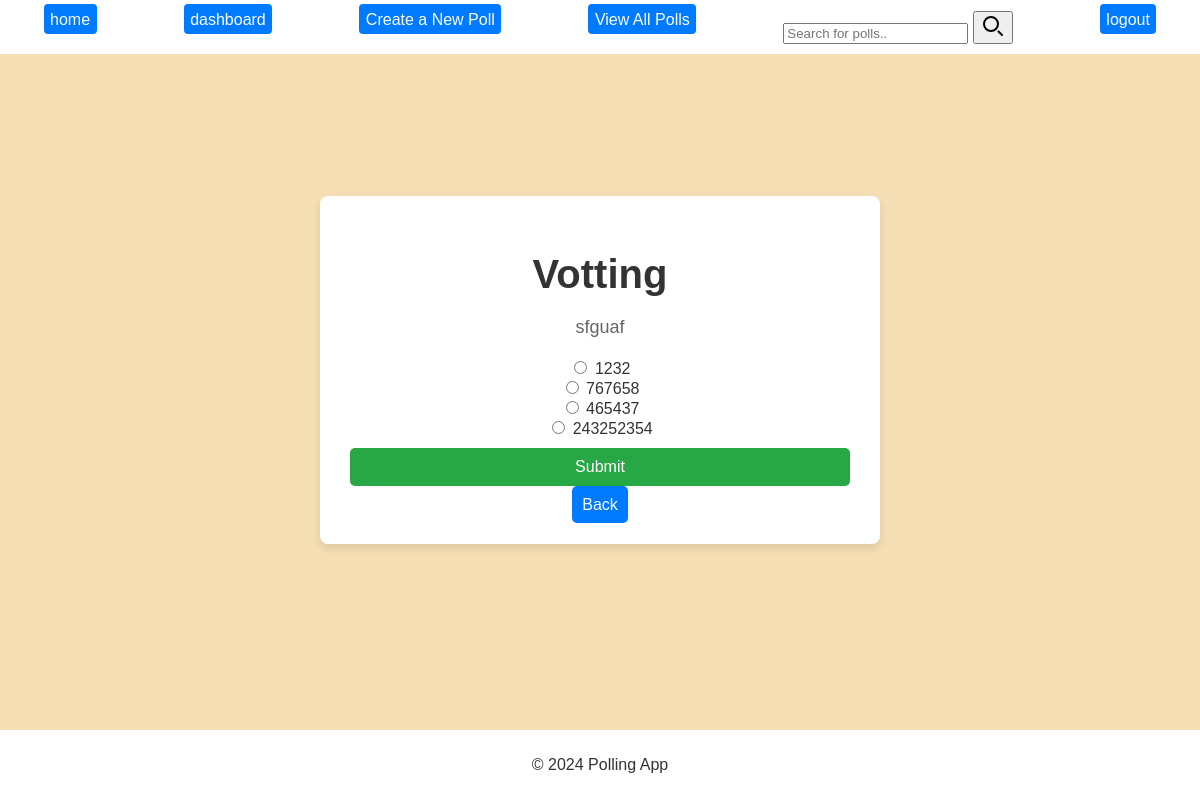
/votting/1 (signed in), run on the app's committed database.
### main.py (models this page shows, shortened)
class Question(db.Model):
    id = db.Column(db.Integer, primary_key=True)
    text = db.Column(db.String(1000), nullable=False)
    creator_id = db.Column(db.Integer, db.ForeignKey('user.id') )
    time_created = db.Column(db.DateTime(timezone=True), server_default=func.now())
    time_updated = db.Column(db.DateTime(timezone=True), onupdate=func.now())

class Option(db.Model):
    id = db.Column(db.Integer, primary_key=True)
    text = db.Column(db.String(10000), nullable=False)
    question_id = db.Column(db.Integer, db.ForeignKey('question.id'))
    vote_count = db.Column(db.Integer, default=0)
    date_created = db.Column(db.DateTime(timezone=True), server_default=func.now())
    date_updated = db.Column(db.DateTime(timezone=True), onupdate=func.now())

### main.py (the view)
@app.route("/votting/<int:id>", methods=["POST", "GET"])
def votting(id):
     if "username" in session:
            if request.method == 'POST':
                user_id = session["id"]
                question_id = request.form["question_id"]
                selected_option = request.form["option"]
                print(f"Voted on question {question_id} with option {selected_option}")
                existing_vote = db.session.query(db.session.query(Answer).filter(user_id==session['id'], question_id==question_id).exists()).scalar()
                if existing_vote:
                    msg = ("You have already voted for this question.")
                    questions = Question.query.all()
                    return render_template("questions.html", error=msg, loggedin=True, questions=questions, username=session["username"])
                else:
                    answer = Answer(user_id = user_id, question_id=question_id, option_id=selected_option, date_created=datetime.now(), date_updated = datetime.now() )
                    db.session.add(answer)
                    option = Option.query.filter_by(id=selected_option)[0]
                    Option.vote(option)
                    db.session.commit()
                    return redirect(url_for('dashboard'))
            else:
               question = get_question_by_id(id)
               option_text = get_option_text_by_question_id(id)  # Fetching the option texts
               option_id = get_option_ids_by_question_id(id)  # Fetching option IDs
               question = Question.query.get(id)
               option_list = Option.query.filter_by(question_id=id)
               option_text = [option.text for option in option_list]
               option_id = [option.id for option in option_list]
               return render_template("votting.html", question=question, username=session["username"], option_text=option_text, option_id =option_id, loggedin=True)
     else:
         msg = ("Please enter a username and password")
         return render_template("index.html", error=msg)

### main.py (called while the page is built)
@app.context_processor
def inject_year():
    return {'current_year': datetime.now().year}

def get_question_by_id(question_id):
    question = db.session.query(Question).filter_by(id=question_id).first()
    return question

def get_option_text_by_question_id(id):
    option_text = db.session.query(Option).filter_by(question_id=id).all()
    return [option.text for option in option_text]

def get_option_ids_by_question_id(id):
    option_ids = db.session.query(Option).filter_by(question_id=id).all()
    return [option.id for option in option_ids]

### templates/votting.html (shortened to what this page needs)
{% extends "base.html" %}
{% block body %}
<div class="container">
    <h1>Votting</h1>
    <form id="update_question-form" action="{{url_for('votting',  id=question['id'])}}" method="post" autocomplete="off">
        <p>{{ question.text }}</p>
        <input type="radio" name="option" value="{{ option_id[0] }}"> {{ option_text[0] }}<br>
        <input type="radio" name="option" value="{{ option_id[1] }}"> {{ option_text[1] }}<br>
        <input type="radio" name="option" value="{{ option_id[2] }}"> {{ option_text[2] }}<br>
        <input type="radio" name="option" value="{{ option_id[3] }}"> {{ option_text[3] }}<br>
        <input type="submit" value="Submit" class="register-btn">
        <a href="{{ url_for('questions') }}" class="logout-btn">Back</a>
    </form>
</div>
{% endblock %}

### static/styles.css (style rules this page uses)
body { background-color: wheat; font-family: "Franklin Gothic Medium", "Arial Narrow", Arial, sans-serif; color: #333; display: flex; flex-direction: column; align-items: center; height: 100vh; margin: 0; text-align: center; }
.container { background-color: #ffffff; border-radius: 8px; box-shadow: 0 4px 8px rgba(0, 0, 0, 0.1); padding: 30px; max-width: 500px; width: 100%; margin: 50px auto; }
.container h1 { font-size: 2.5rem; color: #333; margin-bottom: 20px; }
.container p { font-size: 18px; color: #666; margin-bottom: 20px; }
.container .logout-btn { background-color: #007bff; color: #fff; text-decoration: none; width: 100%; padding: 10px; margin: 10px 0; border: none; border-radius: 5px; font-size: 1rem; cursor: pointer; transition: background-color 0.3s ease; }
.container .register-btn { background-color: #28a745; color: #fff; width: 100%; padding: 10px; margin: 10px 0; border: none; border-radius: 5px; font-size: 1rem; cursor: pointer; transition: background-color 0.3s ease; }

### data on the page
Question: text "sfguaf"
Option: text "1232"
Option: text "767658"
Option: text "465437"
Option: text "243252354"
